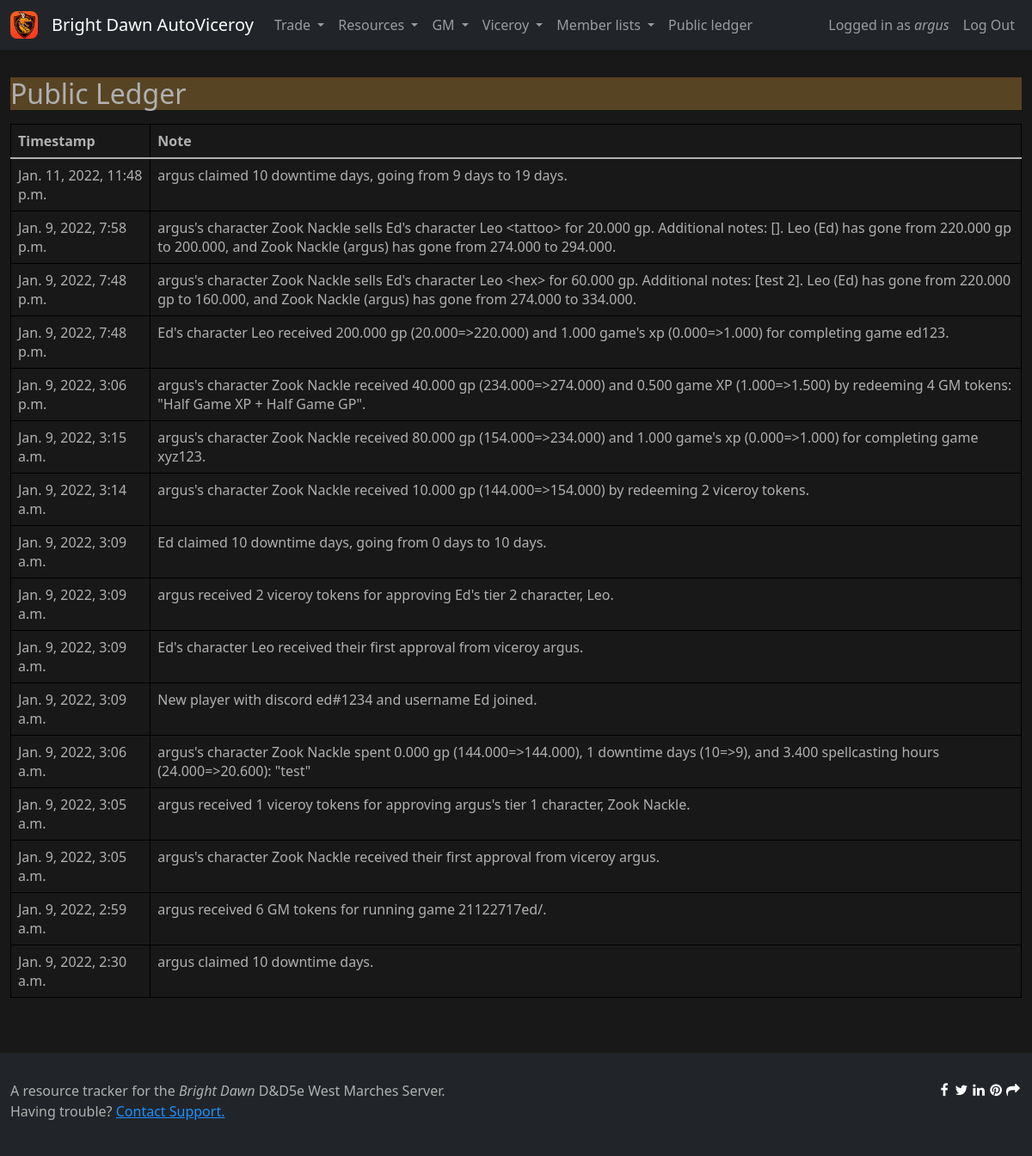
Before: /resource_tracker/ledger/ (signed in) with the older database file.
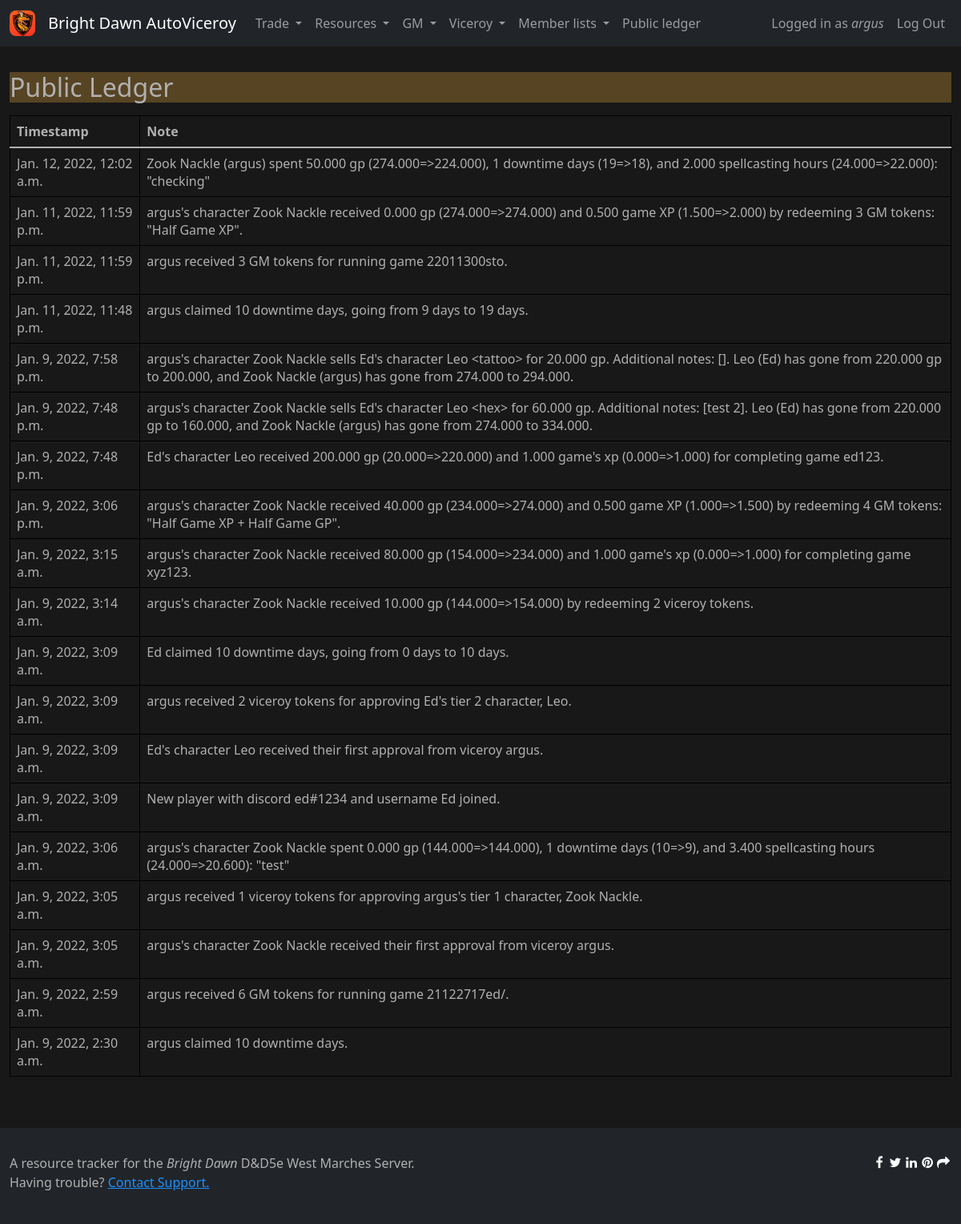
After: the same page with the newer database file.
### resource_tracker/models.py (models this page shows, shortened)
class LedgerLog(models.Model):
    created = models.DateTimeField(auto_now_add=True)
    note = models.CharField(max_length=500)

### resource_tracker/views.py (the view)
# urls.py: path('ledger/', views.ledger, name='ledger'),
@login_required
def ledger(request):
    context = alwaysContext(request)
    context["logs"] = LedgerLog.objects.all().order_by("-created")
    return render(request, "ledger.html", context)

### brightdawn/views.py (called while the page is built)
def lastSundayMidnight():
    today = datetime.date.today()
    idx = (today.weekday() + 1) % 7
    last_sunday = today - datetime.timedelta(idx)
    last_sunday = datetime.datetime.combine(last_sunday, datetime.datetime.min.time())
    last_sunday = pytz.timezone("US/Eastern").localize(last_sunday)
    return last_sunday

def alwaysContext(request):
    if request.user.is_authenticated:
        user_player = Player.objects.get(user=request.user)
        if user_player.last_spellcaster_claim == None or user_player.last_spellcaster_claim < lastSundayMidnight():
            user_player.spellcaster_hours = 24
            user_player.last_spellcaster_claim = datetime.datetime.now()
            user_player.save()
        return {
            "user_player" : user_player
        }

### resource_tracker/templates/ledger.html (shortened to what this page needs)
{% extends "base.html" %}
{% block page_title %}
Public Ledger
{% endblock %}
{% block body %}
<table class="table">
    <thead>
        <tr>
            <th>Timestamp</th>
            <th>Note</th>
        </tr>
    </thead>
    <tbody>
        {% for log in logs %}
        <tr>
            <td>{{log.created}}</td>
            <td>{{log.note}}</td>
        </tr>
        {% endfor %}
    </tbody>
</table>
{% endblock %}

Changed rows visible on the page:
added LedgerLog: created "Jan. 12, 2022, 12:02 a.m.", note "Zook Nackle (argus) spent 50.000 gp (274.000=>224.000), 1 downtime days (19=>18), and 2.000 spellcasting hours (24.000=>22.000): \"checking\""
added LedgerLog: created "Jan. 11, 2022, 11:59 p.m.", note "argus's character Zook Nackle received 0.000 gp (274.000=>274.000) and 0.500 game XP (1.500=>2.000) by redeeming 3 GM tokens: \"Half Game XP\"."
added LedgerLog: created "Jan. 11, 2022, 11:59 p.m.", note "argus received 3 GM tokens for running game 22011300sto."
